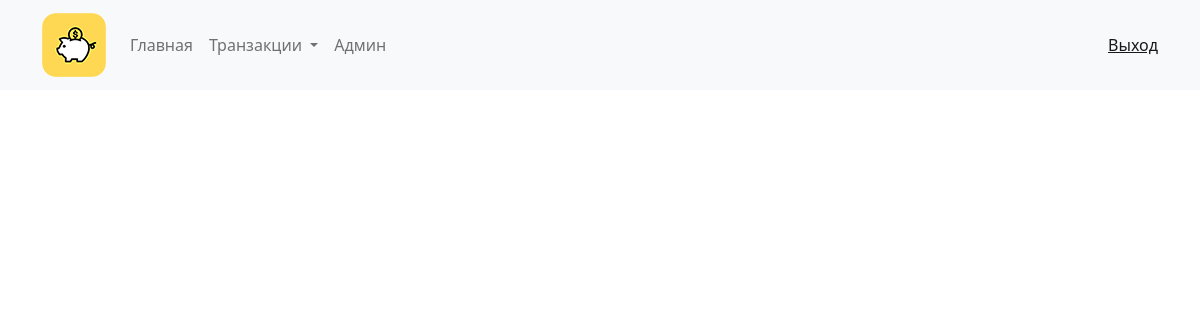
/view_check/ (signed in), run on an earlier commit of the app's database.
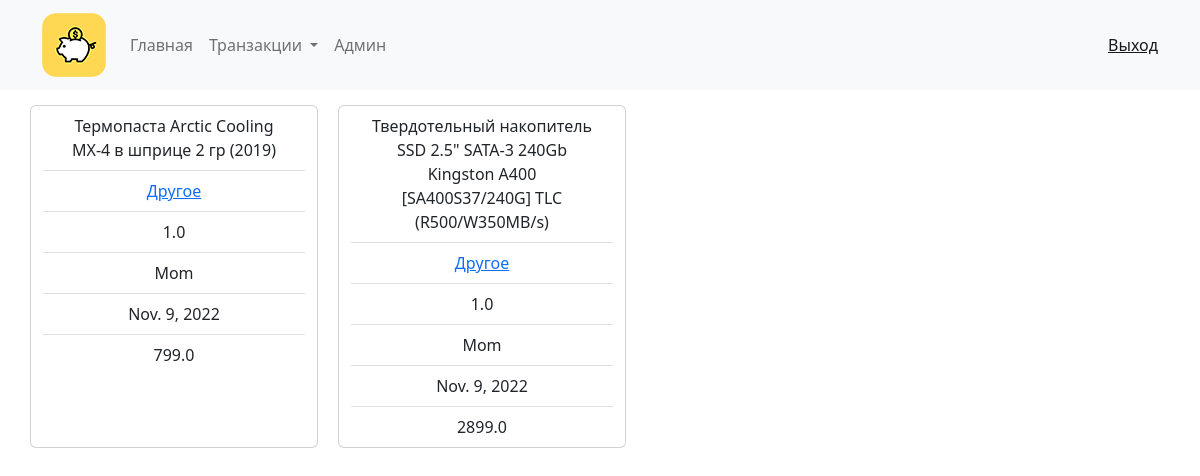
And on a later commit of the database.
### kursach/models.py (models this page shows, shortened)
class Check_data(models.Model):
    check_name = models.CharField(max_length=80)
    check_count = models.FloatField()
    check_price = models.FloatField()
    check_category_id = models.ForeignKey(Categories, on_delete=models.CASCADE, default=1)
    check_transaction_date = models.DateField(default=datetime.date.today())
    check_user_id = models.ForeignKey(User, on_delete=models.CASCADE, default=1)
    class Meta:
        verbose_name = "Данные"

class Categories(models.Model):
    category_name = models.CharField(max_length=80, verbose_name='Название категории')
    category_user_id = models.ForeignKey(User, on_delete=models.CASCADE, default=1)
    def __str__(self):
        return self.category_name

### kursach/views.py (the view)
# urls.py: path('view_check/', ViewCheck.as_view(), name='view_check'),
class ViewCheck(ListView):
    model = Check_data
    def get_queryset(self):
        return Check_data.objects.filter(check_user_id=self.request.user.id)

### kursach/templates/kursach/check_data_list.html
{% extends 'kursach/base.html' %}
{% load filterForDict %}
{% block content %}
    <div class="container text-center">
        <div class="row">
            {% for item in object_list %}
                {% if item.check_user_id == user %}
                    <div class="card" style="width: 18rem; margin: 15px 20px 0 0;">
                      <ul class="list-group list-group-flush">
                        <li class="list-group-item">{{ item.check_name }}</li>
                        <li class="list-group-item"><a href="#">{{ item.check_category_id }}</a></li>
                        <li class="list-group-item">{{ item.check_count }}</li>
                          <li class="list-group-item">{{ item.check_user_id.username }}</li>
                        <li class="list-group-item">{{ item.check_transaction_date }}</li>
                        <li class="list-group-item">{{ item.check_price }}</li>
                      </ul>
                    </div>
                {% endif %}
            {% endfor %}
        </div>
    </div>
{% endblock  %}

### kursach/templates/kursach/base.html (shortened to what this page needs)
{% load static %}
<!DOCTYPE html>
<html lang="en">
<head>
<link href="https://cdn.jsdelivr.net/npm/bootstrap@5.2.2/dist/css/bootstrap.min.css" rel="stylesheet">
</head>
<body>
<nav class="navbar navbar-expand-lg bg-light">
  <div class="container">
    <a class="navbar-brand" href="{% url 'main' %}"><img src="{% static 'images/logo.png' %}" alt=""></a>
    <div class="collapse navbar-collapse" id="navbarNav">
      <ul class="navbar-nav">
          <li class="nav-item">
              <a class="nav-link" href="{% url 'main' %}">Главная</a>
            </li>
          <li class="nav-item dropdown">
          <a class="nav-link dropdown-toggle" href="#" role="button" data-bs-toggle="dropdown" aria-expanded="false">
            Транзакции
          </a>
            </li>
            <li class="nav-item">
              <a class="nav-link" href="http://127.0.0.1:8000/admin/">Админ</a>
            </li>
      </ul>
    </div>
      {% if user.is_authenticated %}
        <span class="navbar-text"><a href="{% url 'logout' %}">Выход</a></span>
          {% else %}
          <span class="navbar-text"><a href="{% url 'register' %}">Регистрация</a> | <a href="{% url 'login' %}">Авторизация</a></span>
      {% endif %}
  </div>
</nav>
{% if user.is_authenticated %}
    {% block content %}
    {% endblock %}
    {%  else %}
    <div class="container">
        <div class="alert alert-danger text-center auth-hidden">Вы должны авторизироваться!</div>
    </div>
{% endif %}
</body>
</html>

What changed in the data, as far as the page shows it:
added Check_data: check_name "Термопаста Arctic Cooling MX-4 в шприце 2 гр (2019)", check_category_id "Другое", check_count "1.0", check_user_id.username "Mom", check_transaction_date "Nov. 9, 2022", check_price "799.0"
added Check_data: check_name "Твердотельный накопитель SSD 2.5\" SATA-3 240Gb Kingston A400 [SA400S37/240G] TLC (R500/W350MB/s)", check_category_id "Другое", check_count "1.0", check_user_id.username "Mom", check_transaction_date "Nov. 9, 2022", check_price "2899.0"
